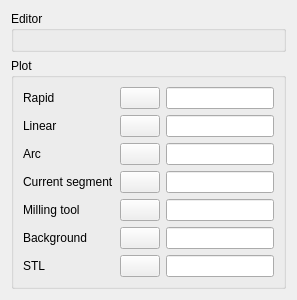
                    <widget class="QWidget" name="colorsTab">
                        <attribute name="title">
                            <string>Colors</string>
                        </attribute>
                        <layout class="QVBoxLayout" name="colorsLayout">
                            <item>
                                <widget class="QGroupBox" name="editorColorsGroup">
                                    <property name="title">
                                        <string>Editor</string>
                                    </property>
                                    <layout class="QFormLayout" name="editorColorsForm"/>
                                </widget>
                            </item>
                            <item>
                                <widget class="QGroupBox" name="plotColorsGroup">
                                    <property name="title">
                                        <string>Plot</string>
                                    </property>
                                    <layout class="QFormLayout" name="colorsForm">
                                        <item row="0" column="0">
                                            <widget class="QLabel" name="rapidLabel">
                                                <property name="text">
                                                    <string>Rapid</string>
                                                </property>
                                            </widget>
                                        </item>
                                        <item row="0" column="1">
                                            <layout class="QHBoxLayout" name="rapidColorLayout">
                                                <item>
                                                    <widget class="QPushButton" name="rapidColorButton">
                                                        <property name="text">
                                                            <string/>
                                                        </property>
                                                    </widget>
                                                </item>
                                                <item>
                                                    <widget class="QLineEdit" name="rapidColorEdit">
                                                        <property name="maxLength">
                                                            <number>7</number>
                                                        </property>
                                                    </widget>
                                                </item>
                                            </layout>
                                        </item>
                                        <item row="1" column="0">
                                            <widget class="QLabel" name="linearLabel">
                                                <property name="text">
                                                    <string>Linear</string>
                                                </property>
                                            </widget>
                                        </item>
                                        <item row="1" column="1">
                                            <layout class="QHBoxLayout" name="linearColorLayout">
                                                <item>
                                                    <widget class="QPushButton" name="linearColorButton">
                                                        <property name="text">
                                                            <string/>
                                                        </property>
                                                    </widget>
                                                </item>
                                                <item>
                                                    <widget class="QLineEdit" name="linearColorEdit">
                                                        <property name="maxLength">
                                                            <number>7</number>
                                                        </property>
                                                    </widget>
                                                </item>
                                            </layout>
                                        </item>
                                        <item row="2" column="0">
                                            <widget class="QLabel" name="arcLabel">
                                                <property name="text">
                                                    <string>Arc</string>
                                                </property>
                                            </widget>
                                        </item>
                                        <item row="2" column="1">
                                            <layout class="QHBoxLayout" name="arcColorLayout">
                                                <item>
                                                    <widget class="QPushButton" name="arcColorButton">
                                                        <property name="text">
                                                            <string/>
                                                        </property>
                                                    </widget>
                                                </item>
                                                <item>
                                                    <widget class="QLineEdit" name="arcColorEdit">
                                                        <property name="maxLength">
                                                            <number>7</number>
                                                        </property>
                                                    </widget>
                                                </item>
                                            </layout>
                                        </item>
                                        <item row="3" column="0">
                                            <widget class="QLabel" name="currentLabel">
                                                <property name="text">
                                                    <string>Current segment</string>
                                                </property>
                                            </widget>
                                        </item>
                                        <item row="3" column="1">
                                            <layout class="QHBoxLayout" name="currentColorLayout">
                                                <item>
                                                    <widget class="QPushButton" name="currentColorButton">
                                                        <property name="text">
                                                            <string/>
                                                        </property>
                                                    </widget>
                                                </item>
                                                <item>
                                                    <widget class="QLineEdit" name="currentColorEdit">
                                                        <property name="maxLength">
                                                            <number>7</number>
                                                        </property>
                                                    </widget>
                                                </item>
                                            </layout>
                                        </item>
                                        <item row="4" column="0">
                                            <widget class="QLabel" name="toolColorLabel">
                                                <property name="text">
                                                    <string>Milling tool</string>
                                                </property>
                                            </widget>
                                        </item>
                                        <item row="4" column="1">
                                            <layout class="QHBoxLayout" name="toolColorLayout">
                                                <item>
                                                    <widget class="QPushButton" name="toolColorButton">
                                                        <property name="text">
                                                            <string/>
                                                        </property>
                                                    </widget>
                                                </item>
                                                <item>
                                                    <widget class="QLineEdit" name="toolColorEdit">
                                                        <property name="maxLength">
                                                            <number>7</number>
                                                        </property>
                                                    </widget>
                                                </item>
                                            </layout>
                                        </item>
                                        <item row="5" column="0">
                                            <widget class="QLabel" name="backgroundLabel">
                                                <property name="text">
                                                    <string>Background</string>
                                                </property>
                                            </widget>
                                        </item>
                                        <item row="5" column="1">
                                            <layout class="QHBoxLayout" name="backgroundColorLayout">
                                                <item>
                                                    <widget class="QPushButton" name="backgroundColorButton">
                                                        <property name="text">
                                                            <string/>
                                                        </property>
                                                    </widget>
                                                </item>
                                                <item>
                                                    <widget class="QLineEdit" name="backgroundColorEdit">
                                                        <property name="maxLength">
                                                            <number>7</number>
                                                        </property>
                                                    </widget>
                                                </item>
                                            </layout>
                                        </item>
                                        <item row="6" column="0">
                                            <widget class="QLabel" name="stlColorLabel">
                                                <property name="text">
                                                    <string>STL</string>
                                                </property>
                                            </widget>
                                        </item>
                                        <item row="6" column="1">
                                            <layout class="QHBoxLayout" name="stlColorLayout">
                                                <item>
                                                    <widget class="QPushButton" name="stlColorButton">
                                                        <property name="text">
                                                            <string/>
                                                        </property>
                                                    </widget>
                                                </item>
                                                <item>
                                                    <widget class="QLineEdit" name="stlColorEdit">
                                                        <property name="maxLength">
                                                            <number>7</number>
                                                        </property>
                                                    </widget>
                                                </item>
                                            </layout>
                                        </item>
                                    </layout>
                                </widget>
                            </item>
                        </layout>
                    </widget>
